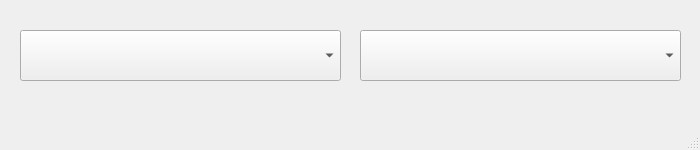
<?xml version="1.0" encoding="UTF-8"?>
<ui version="4.0">
 <class>MainWindow</class>
 <widget class="QMainWindow" name="MainWindow">
  <property name="geometry">
   <rect>
    <x>0</x>
    <y>0</y>
    <width>700</width>
    <height>150</height>
   </rect>
  </property>
  <property name="windowTitle">
   <string>MainWindow</string>
  </property>
  <widget class="QWidget" name="centralwidget">
   <widget class="QComboBox" name="comboBox">
    <property name="geometry">
     <rect>
      <x>20</x>
      <y>30</y>
      <width>321</width>
      <height>51</height>
     </rect>
    </property>
   </widget>
   <widget class="QComboBox" name="comboBox_2">
    <property name="geometry">
     <rect>
      <x>360</x>
      <y>30</y>
      <width>321</width>
      <height>51</height>
     </rect>
    </property>
   </widget>
  </widget>
  <widget class="QMenuBar" name="menubar">
   <property name="geometry">
    <rect>
     <x>0</x>
     <y>0</y>
     <width>700</width>
     <height>21</height>
    </rect>
   </property>
  </widget>
  <widget class="QStatusBar" name="statusbar"/>
 </widget>
 <resources/>
 <connections/>
</ui>
